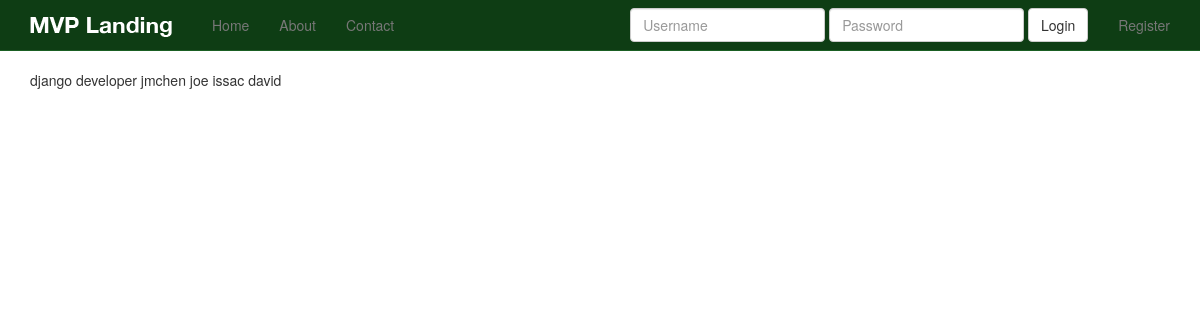
Page /matches/position/django-developer on the committed database.
### jobs/models.py (models this page shows)
class Job(models.Model):
    text = models.CharField(max_length=120, unique=True)
    slug = models.SlugField()
    active = models.BooleanField(default=True)
    flagged = models.ManyToManyField(User, blank=True) # warning
    def __str__(self):
        return self.text

### matches/models.py (models this page shows, shortened)
class PositionMatch(models.Model):
    user = models.ForeignKey(settings.AUTH_USER_MODEL, on_delete=models.CASCADE)
    job = models.ForeignKey(Job, on_delete=models.CASCADE)
    hidden = models.BooleanField(default=False)
    liked = models.BooleanField(null=True, blank=True)
    updated = models.DateTimeField(auto_now=True, auto_now_add=False)
    objects = PositionMatchManager()

### matches/views.py (the view)
# urls.py: re_path(r'^position/(?P<slug>[\w-]+)$', views.position_match_view,
def position_match_view(request, slug):
	try:
		instance = Job.objects.get(slug=slug)
	except Job.MultipleObjectsReturned:
		queryset = Job.objects.filter(slug=slug).order_by('-id')
		instance = queryset[0]
	except Job.DoesNotExist:
		raise Http404
	matches = PositionMatch.objects.filter(job__text__iexact=instance.text)
	template = 'matches/position_match_view.html'
	context = {
		'instance': instance,
		'matches': matches,
	}
	return render(request, template, context)

### templates/matches/position_match_view.html (shortened to what this page needs)
{% extends 'base.html' %}
{% block content %}
{{ instance }}
{% for match in matches %}
{{ match.user }}
{% endfor %}
{% endblock %}

### static_in_pro/our_static/css/navbar-static-top.css (style rules this page uses)
body { min-height: 1000px; }

### rows in the picture
Job: text "django developer"
PositionMatch: user "jmchen"
PositionMatch: user "joe"
PositionMatch: user "issac"
PositionMatch: user "david"
